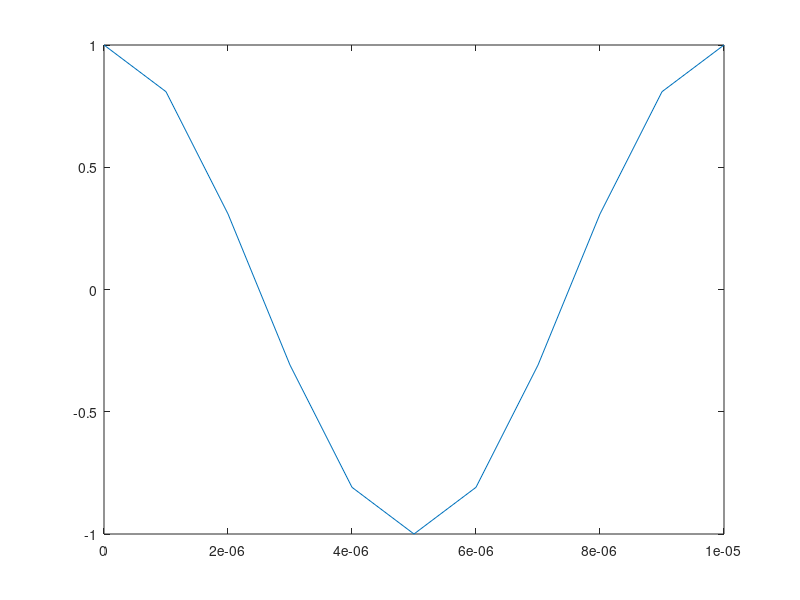
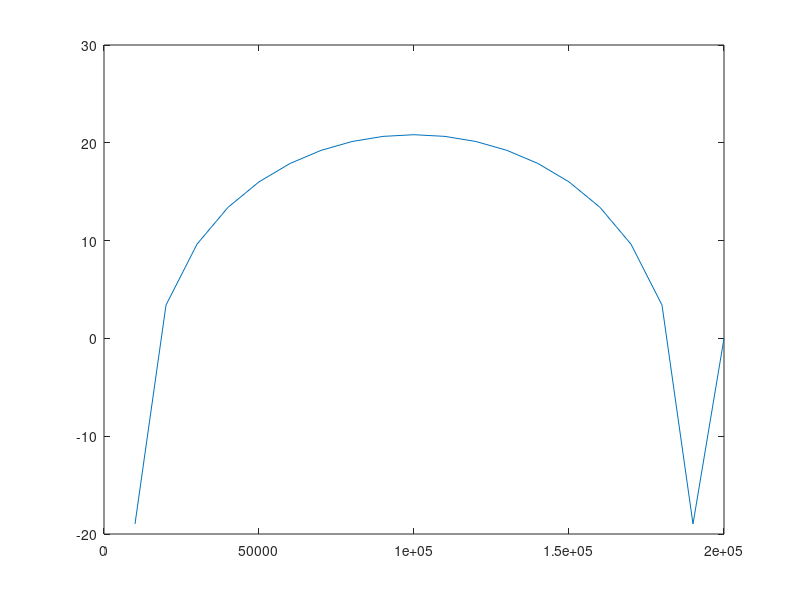

The MATLAB source for these figures, in order:
clc, clear
Fd = 1e6;
t = 0:1/Fd:10e-6;
fn = 100e3;
W = exp(1i*2*pi*fn*t).';
figure(1), plot(t, real(W))
f = 10e3:10e3:200e3;
n = length(f);
out=zeros(1,n);
for ii=1:n
    signal = exp(1i*2*pi*f(1,ii)*t).';
    out(1,ii) = W'*signal;
end
figure(2), plot(f, 20*log10(abs(out)))